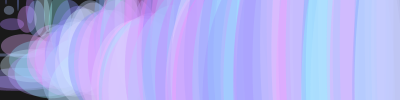
Frame 1 (no input)
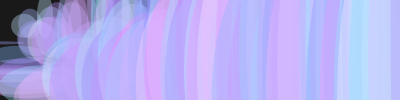
Frame 60 (the mouse pressed at the canvas centre just before this capture)
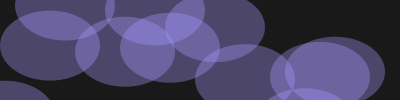
Frame 120 (the mouse held since frame 60 and released just before this capture)

The Processing sketch that drew these frames (run headless with seeded random() and noise(); from frame 60 on, the mouse is pressed at the canvas centre):

// Processing sketch: processing_61729
// ── processing_61729.pde

void setup()
{
size(400,100);

noStroke();
fill(0);
}
void draw(){
  frameRate (30);
background(25);
if(mouseX<width/2) 
{
for(int i=0; i<400; i=i+3) 
{
noStroke();
float r = random(400);
float l = random(130,250);
float m = random(130, 255);
float n = random(0,100); 
fill(l,m,255, 90);
ellipse(i, n, n, i);
}
}
else
{
noStroke();

for(int i=5; i<400; i=i+15) {
float r = random(400);
alpha (10);
ellipse(i, r, 100, 70);
}
}
}
